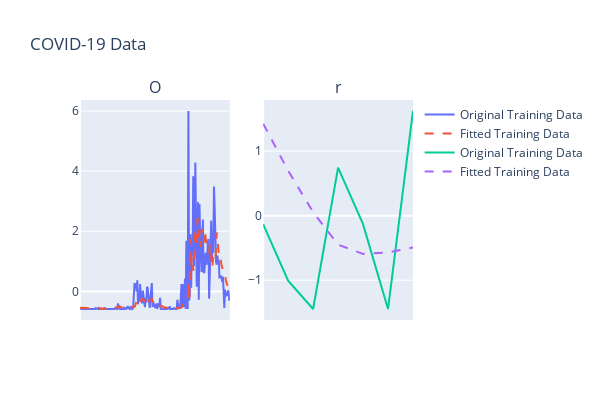

The notebook cell saved with this chart:
### Code cell
#@title visualization the result
import numpy as np
import plotly.graph_objects as go
from plotly.subplots import make_subplots

y_pred_train = lstm_model.predict(X_train_seq).reshape(-1,1)
y_pred_test = lstm_model.predict(X_test_seq).reshape(-1,1)

num_dates = len(df['Date'])
step = max(1, num_dates // 15)
display_dates = df['Date'][::step]

# Create subplots
fig = make_subplots(
    rows=1, cols=2,
    subplot_titles=("Original Training Data"),
    shared_xaxes=True
)

# Add training data traces
fig.add_trace(go.Scatter(x=np.arange(len(X_train) - sequence_length + 1), y=y_train_seq.flatten(), mode='lines', name='Original Training Data'), row=1, col=1)
fig.add_trace(go.Scatter(x=np.arange(len(X_train) - sequence_length + 1), y=y_pred_train.flatten(), mode='lines', name='Fitted Training Data', line=dict(dash='dash')), row=1, col=1)

# Add testing data traces
fig.add_trace(go.Scatter(x=np.arange(len(X_test) - sequence_length + 1), y=y_test_seq.flatten(), mode='lines', name='Original Training Data'), row=1, col=2)
fig.add_trace(go.Scatter(x=np.arange(len(X_test) - sequence_length + 1), y=y_pred_test.flatten(), mode='lines', name='Fitted Training Data', line=dict(dash='dash')), row=1, col=2)

# Update layout
fig.update_layout(
    height=400, width=600,
    title_text="COVID-19 Data",
    hovermode='x unified'
)

for i in range(1, 2):
    for j in range(1, 3):
        fig.update_xaxes(
            tickvals=display_dates,
            tickformat="%b %d\n%Y",
            tickangle=45,
            row=i, col=j
        )

# Show the plot
fig.show()

### Figure 1 — Plotly figure (JSON) as saved in the notebook; plotly's stock layout.template omitted (floating-point values rounded to 4 significant figures; data arrays with more than 128 entries replaced by an {"elided": "..."} marker saying what was removed)
{"data": [{"mode": "lines", "name": "Original Training Data", "type": "scatter", "x": {"elided": "219 int values"}, "xaxis": "x", "y": {"elided": "218 float values"}, "yaxis": "y"}, {"line": {"dash": "dash"}, "mode": "lines", "name": "Fitted Training Data", "type": "scatter", "x": {"elided": "219 int values"}, "xaxis": "x", "y": {"elided": "218 float values"}, "yaxis": "y"}, {"mode": "lines", "name": "Original Training Data", "type": "scatter", "x": [0, 1, 2, 3, 4, 5, 6, 7], "xaxis": "x2", "y": [-0.1314, -1.008, -1.446, 0.7448, -0.1314, -1.446, 1.621], "yaxis": "y2"}, {"line": {"dash": "dash"}, "mode": "lines", "name": "Fitted Training Data", "type": "scatter", "x": [0, 1, 2, 3, 4, 5, 6, 7], "xaxis": "x2", "y": [1.426, 0.6968, 0.05411, -0.4496, -0.5923, -0.5693, -0.4939], "yaxis": "y2"}], "layout": {"annotations": [{"font": {"size": 16}, "showarrow": false, "text": "O", "x": 0.225, "xanchor": "center", "xref": "paper", "y": 1, "yanchor": "bottom", "yref": "paper"}, {"font": {"size": 16}, "showarrow": false, "text": "r", "x": 0.775, "xanchor": "center", "xref": "paper", "y": 1, "yanchor": "bottom", "yref": "paper"}], "height": 400, "hovermode": "x unified", "title": {"text": "COVID-19 Data"}, "width": 600, "xaxis": {"anchor": "y", "domain": [0, 0.45], "tickangle": 45, "tickformat": "%b %d\n%Y", "tickvals": ["2021-01-14T00:00:00", "2021-01-29T00:00:00", "2021-02-13T00:00:00", "2021-02-28T00:00:00", "2021-03-15T00:00:00", "2021-03-30T00:00:00", "2021-04-14T00:00:00", "2021-04-29T00:00:00", "2021-05-14T00:00:00", "2021-05-29T00:00:00", "2021-06-13T00:00:00", "2021-06-28T00:00:00", "2021-07-13T00:00:00", "2021-07-28T00:00:00", "2021-08-12T00:00:00", "2021-08-27T00:00:00"]}, "xaxis2": {"anchor": "y2", "domain": [0.55, 1], "tickangle": 45, "tickformat": "%b %d\n%Y", "tickvals": ["2021-01-14T00:00:00", "2021-01-29T00:00:00", "2021-02-13T00:00:00", "2021-02-28T00:00:00", "2021-03-15T00:00:00", "2021-03-30T00:00:00", "2021-04-14T00:00:00", "2021-04-29T00:00:00", "2021-05-14T00:00:00", "2021-05-29T00:00:00", "2021-06-13T00:00:00", "2021-06-28T00:00:00", "2021-07-13T00:00:00", "2021-07-28T00:00:00", "2021-08-12T00:00:00", "2021-08-27T00:00:00"]}, "yaxis": {"anchor": "x", "domain": [0, 1]}, "yaxis2": {"anchor": "x2", "domain": [0, 1]}}}
